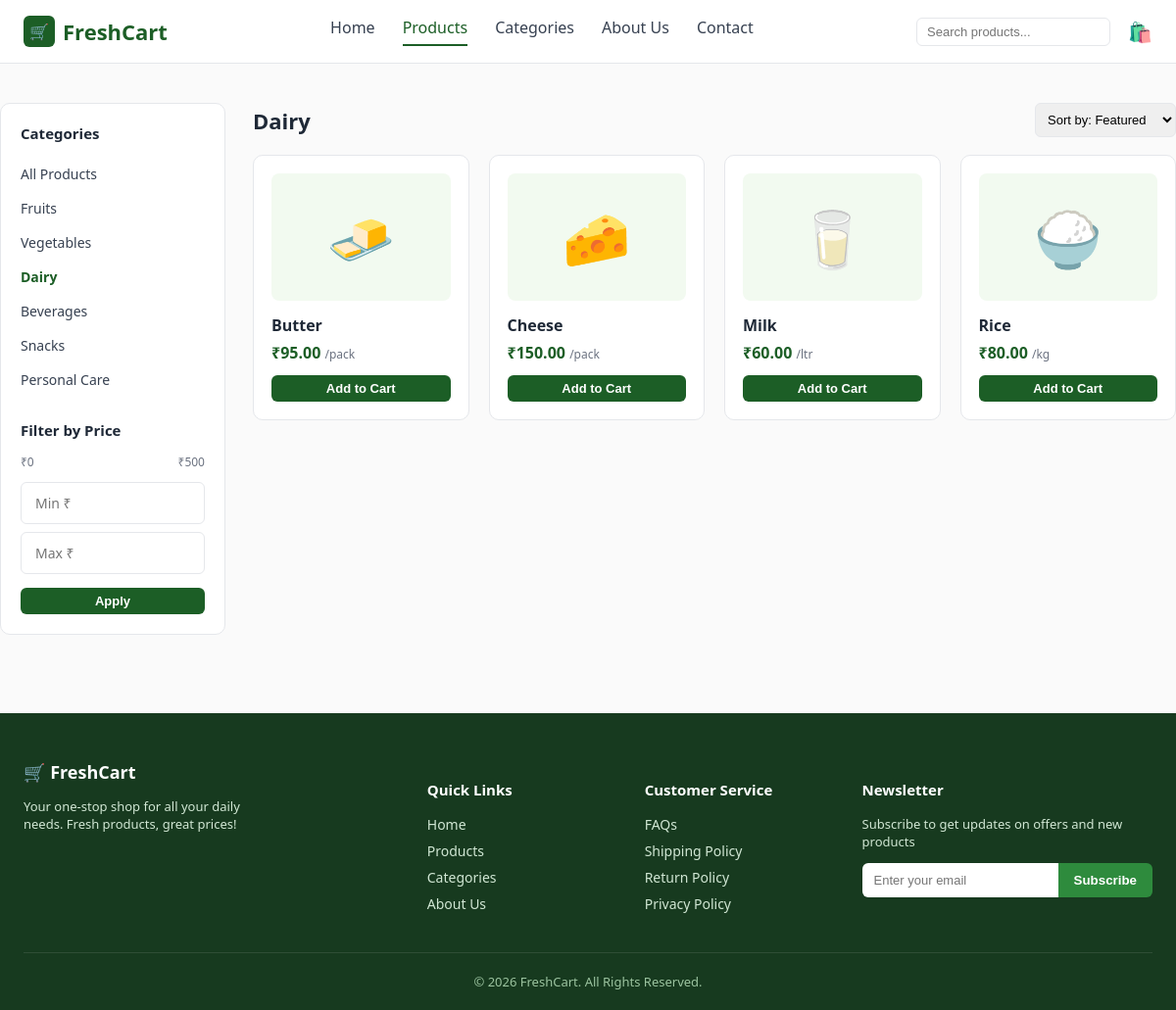
/products/?category=dairy, run on the app's committed database.
### store/models.py (models this page shows, shortened)
class Category(models.Model):
    name = models.CharField(max_length=100, unique=True)
    slug = models.SlugField(max_length=100, unique=True)
    icon = models.CharField(
        max_length=10, default='🛒',
        help_text='Emoji used as a lightweight icon (e.g. 🍎, 🥦, 🥛).'
    )
    order = models.PositiveIntegerField(default=0)
    class Meta:
        ordering = ['order', 'name']
        verbose_name_plural = 'Categories'
    def get_absolute_url(self):
        return reverse('store:product_list') + f'?category={self.slug}'

class Product(models.Model):
    UNIT_CHOICES = [
        ('kg', 'kg'),
        ('dozen', 'dozen'),
        ('ltr', 'ltr'),
        ('pack', 'pack'),
        ('pc', 'pc'),
    ]
    category = models.ForeignKey(Category, related_name='products', on_delete=models.CASCADE)
    name = models.CharField(max_length=150)
    slug = models.SlugField(max_length=160, unique=True)
    emoji = models.CharField(
        max_length=10, default='🛒',
        help_text='Emoji shown as the product image placeholder.'
    )
    image = models.ImageField(upload_to='products/', blank=True, null=True)
    price = models.DecimalField(max_digits=8, decimal_places=2)
    unit = models.CharField(max_length=10, choices=UNIT_CHOICES, default='kg')
    description = models.TextField(blank=True)
    stock = models.PositiveIntegerField(default=100)
    is_featured = models.BooleanField(default=False, help_text='Show on Best Selling Products (home page).')
    created_at = models.DateTimeField(auto_now_add=True)
    class Meta:
        ordering = ['name']
    def get_absolute_url(self):
        return reverse('store:product_detail', args=[self.slug])

### store/views.py (the view)
# urls.py: path('products/', views.product_list, name='product_list'),
def product_list(request):
    categories = Category.objects.all()
    products = Product.objects.select_related('category').all()
    category_slug = request.GET.get('category')
    active_category = None
    if category_slug and category_slug != 'all':
        active_category = get_object_or_404(Category, slug=category_slug)
        products = products.filter(category=active_category)
    query = request.GET.get('q')
    if query:
        products = products.filter(name__icontains=query)
    min_price = request.GET.get('min_price')
    max_price = request.GET.get('max_price')
    if min_price:
        products = products.filter(price__gte=Decimal(min_price))
    if max_price:
        products = products.filter(price__lte=Decimal(max_price))
    sort = request.GET.get('sort')
    if sort == 'price_asc':
        products = products.order_by('price')
    elif sort == 'price_desc':
        products = products.order_by('-price')
    elif sort == 'name':
        products = products.order_by('name')
    paginator = Paginator(products,8)
    page_number = request.GET.get('page', 1)
    page_obj = paginator.get_page(page_number)
    context = {
        'categories': categories,
        'active_category': active_category,
        'page_obj': page_obj,
        'products': page_obj.object_list,
        'query': query or '',
        'min_price': min_price or '',
        'max_price': max_price or '',
    }
    return render(request, 'store/products.html', context)

### store/cart.py (called while the page is built)
    def __len__(self):
        return sum(item['quantity'] for item in self.cart.values())

    def get_total_price(self):
        return sum(Decimal(item['price']) * item['quantity'] for item in self.cart.values())

### store/context_processors.py (called while the page is built)
def cart_summary(request):
    cart = Cart(request)
    return {
        'cart_item_count': len(cart),
        'cart_total_price': cart.get_total_price(),
    }

### store/templates/store/products.html (shortened to what this page needs)
{% extends "store/base.html" %}
{% block content %}
<div class="container section">
  <div class="layout-with-sidebar">
    <aside class="sidebar">
      <h3>Categories</h3>
      <ul>
        <li><a href="{% url 'store:product_list' %}" class="{% if not active_category %}active{% endif %}">All Products</a></li>
        {% for category in categories %}
        <li><a href="{{ category.get_absolute_url }}" class="{% if active_category.id == category.id %}active{% endif %}">{{ category.name }}</a></li>
        {% endfor %}
      </ul>
      <h3>Filter by Price</h3>
      <form method="get" class="price-filter">
        <div class="price-range-labels"><span>₹0</span><span>₹500</span></div>
        <input type="number" name="min_price" placeholder="Min ₹" value="{{ min_price }}" class="form-input" style="margin-bottom:8px;">
        <input type="number" name="max_price" placeholder="Max ₹" value="{{ max_price }}" class="form-input">
        <button type="submit" class="btn btn-primary btn-sm btn-block">Apply</button>
      </form>
    </aside>
    <div>
      <div class="toolbar">
        <h2 style="margin:0; font-size:22px;">{% if active_category %}{{ active_category.name }}{% else %}All Products{% endif %}</h2>
        <form method="get">
          <select name="sort" onchange="this.form.submit()" style="padding:8px; border:1px solid var(--border); border-radius:6px; font-size:13px;">
            <option value="">Sort by: Featured</option>
          </select>
        </form>
      </div>
      <div class="product-grid">
        {% for product in products %}
        <div class="product-card">
          <a href="{{ product.get_absolute_url }}">
            <div class="thumb">{{ product.emoji }}</div>
            <h3>{{ product.name }}</h3>
          </a>
          <div class="price">₹{{ product.price }} <small>/{{ product.unit }}</small></div>
          <form action="{% url 'store:cart_add' product.id %}" method="post" style="margin-top:auto">
            <button type="submit" class="btn btn-primary btn-block btn-sm">Add to Cart</button>
          </form>
        </div>
        {% empty %}
        <p>No products found.</p>
        {% endfor %}
      </div>
    </div>
  </div>
</div>
{% endblock %}

### store/static/store/css/style.css (style rules this page uses)
:root { --green-dark: #1c5e26; --green: #2e8b3d; --green-light: #e9f7e6; --green-pale: #f2faf0; --footer-bg: #173a1f; --text-dark: #1f2937; --text-muted: #6b7280; --border: #e5e7eb; --danger: #dc2626; --radius: 10px; --shadow: 0 2px 8px rgba(0, 0, 0, 0.06); }
* { box-sizing: border-box; }
body { margin: 0; font-family: "Segoe UI", Roboto, Helvetica, Arial, sans-serif; color: var(--text-dark); background: #fafafa; }
a { text-decoration: none; color: inherit; }
.container { max-width: 1200px; margin: 0 auto; padding: 0 24px; }
.btn { display: inline-flex; align-items: center; justify-content: center; gap: 6px; padding: 10px 22px; border-radius: 6px; font-weight: 600; font-size: 14px; border: none; cursor: pointer; }
.btn-primary { background: var(--green-dark); color: #fff; }
.btn-block { width: 100%; }
.btn-sm { padding: 6px 14px; font-size: 13px; }
.section { padding: 40px 0; }
.product-grid { display: grid; grid-template-columns: repeat(4, 1fr); gap: 20px; }
.product-card { background: #fff; border: 1px solid var(--border); border-radius: var(--radius); padding: 18px; text-align: left; display: flex; flex-direction: column; }
.product-card .thumb { background: var(--green-pale); border-radius: 8px; height: 130px; display: flex; align-items: center; justify-content: center; font-size: 56px; margin-bottom: 14px; }
.product-card h3 { font-size: 16px; margin: 0 0 6px; }
.product-card .price { color: var(--green-dark); font-weight: 700; margin-bottom: 12px; }
.product-card .price small { color: var(--text-muted); font-weight: 400; font-size: 12px; }
.layout-with-sidebar { display: grid; grid-template-columns: 230px 1fr; gap: 28px; align-items: start; }
.sidebar { background: #fff; border: 1px solid var(--border); border-radius: var(--radius); padding: 20px; }
.sidebar h3 { font-size: 15px; margin: 0 0 14px; }
.sidebar ul { list-style: none; padding: 0; margin: 0 0 24px; }
.sidebar li a { display: block; padding: 8px 0; font-size: 14px; color: #374151; }
.sidebar li a.active, .sidebar li a:hover { color: var(--green-dark); font-weight: 600; }
.price-range-labels { display: flex; justify-content: space-between; font-size: 12px; color: var(--text-muted); margin-bottom: 12px; }
.toolbar { display: flex; justify-content: space-between; align-items: center; margin-bottom: 18px; }
.form-input { width: 100%; padding: 11px 14px; border: 1px solid var(--border); border-radius: 6px; margin-bottom: 14px; font-size: 14px; font-family: inherit; }

### data on the page
Category: name "Fruits"
Category: name "Vegetables"
Category: name "Dairy"
Category: name "Beverages"
Category: name "Snacks"
Category: name "Personal Care"
Product: emoji "🧈", name "Butter", price "95.00", unit "pack"
Product: emoji "🧀", name "Cheese", price "150.00", unit "pack"
Product: emoji "🥛", name "Milk", price "60.00", unit "ltr"
Product: emoji "🍚", name "Rice", price "80.00", unit "kg"
